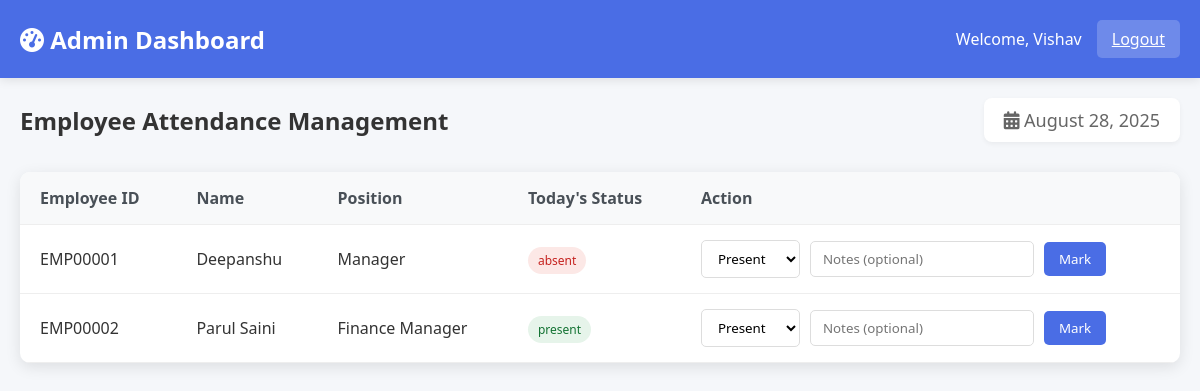
The page /admin_dashboard/ (signed in) on the database its author committed.
### myapp/models.py (models this page shows, shortened)
class Employee(models.Model):
    profile_picture = models.ImageField(upload_to='profile_pics/', blank=True, null=True)
    employee_id=models.CharField(max_length=15,unique=True)
    name = models.CharField(max_length=100)
    email = models.EmailField(unique=True)
    father_name = models.CharField(max_length=100)
    mother_name = models.CharField(max_length=100)
    position = models.CharField(max_length=100)
    qualification=models.CharField(max_length=50)
    experience = models.DecimalField(max_digits=4, decimal_places=1)  # e.g., 5.5 years
    date_of_joining = models.DateField()
    phone = models.CharField(max_length=15)
    other_phone_no = models.CharField(max_length=15,null=True)
    gender = models.CharField(max_length=10, choices=[
        ('male', 'Male'),
        ('female', 'Female'),
        ('other', 'Other')
    ])
    birthday = models.DateField()
    address = models.TextField()
    city = models.CharField(max_length=100)
    state = models.CharField(max_length=100)
    state_code = models.CharField(max_length=10,null=True)
    country = models.CharField(max_length=30, choices=[
    ('India', 'India'),
    ('USA', 'USA'),
    ('UK', 'UK'),
    ('Canada', 'Canada'),
    ('Australia', 'Australia'),
    ('Germany', 'Germany'),
    ('France', 'France'),
    ('Japan', 'Japan'),
    ('China', 'China'),
    ('Other', 'Other')
])
    category = models.CharField(max_length=10, choices=[
        ('Genral', 'General'),
        ('BC(A)', 'BC(A)'),
        ('BC(B)', 'BC(B)'),
        ('SC', 'SC'),
        ('ST', 'ST'),
        ('Others', 'Others')
    ])
    nationality = models.CharField(max_length=20, choices=[
        ('Indian', 'Indian'),
        ('NRI', 'NRI'),
        ('Other', 'Other')
    ])
    religion = models.CharField(max_length=20, choices=[
        ('Hindu', 'Hindu'),
        ('Muslim', 'Muslim'),
        ('Sikh', 'Sikh'),
        ('Christian', 'Christian'),
        ('Jain', 'Jain'),
        ('Buddhist', 'Buddhist'),
        ('Other', 'Other')
    ])
    adhar_no = models.BigIntegerField()
    pan_no = models.CharField(max_length=20)
    martial_status = models.CharField(max_length=15, choices=[
        ('married', 'Married'),
        ('unmarried', 'Unmarried')
    ], default='unmarried')
    username=models.EmailField()
    password=models.CharField(max_length=15,null=True)

class Attendance(models.Model):
    employee = models.ForeignKey(Employee, on_delete=models.CASCADE)
    date = models.DateField(default=timezone.now)
    status = models.CharField(max_length=10, choices=[
        ('present', 'Present'),
        ('absent', 'Absent'),
        ('late', 'Late'),
        ('half_day', 'Half Day')
    ])
    check_in = models.TimeField(null=True, blank=True)
    check_out = models.TimeField(null=True, blank=True)
    notes = models.TextField(blank=True, null=True)
    class Meta:
        unique_together = ['employee', 'date']

### myapp/views.py (the view)
# urls.py: path('admin_dashboard/', views.admin_dashboard, name='admin_dashboard'),
def admin_dashboard(request):
    if 'adminid' not in request.session:
        return redirect('login')
    employees = Employee.objects.all()
    today = date.today()
    today_attendance = {}
    for employee in employees:
        try:
            att = Attendance.objects.get(employee=employee, date=today)
            today_attendance[employee.employee_id] = att.status
        except Attendance.DoesNotExist:
            today_attendance[employee.employee_id] = 'Not Marked'
    employee_data = []
    for employee in employees:
        status = get_attendance_status(today_attendance, employee.employee_id)
        status_class = format_status_class(status)
        employee_data.append({
            'employee': employee,
            'status': status,
            'status_class': status_class
        })
    context = {
        'employee_data': employee_data,
        'today': today
    }
    return render(request, 'admin_dashboard.html', context)

### myapp/views.py (called while the page is built)
def get_attendance_status(attendance_dict, employee_id):
    return attendance_dict.get(employee_id, 'Not Marked')

def format_status_class(status):
    return status.lower().replace(' ', '_')

### template/admin_dashboard.html (shortened to what this page needs)
<!DOCTYPE html>
<html lang="en">
<head>
    <link rel="stylesheet" href="https://cdnjs.cloudflare.com/ajax/libs/font-awesome/6.4.0/css/all.min.css">
</head>
<body>
    <div class="header">
        <h1><i class="fas fa-tachometer-alt"></i> Admin Dashboard</h1>
        <div class="user-info">
            <span>Welcome, {{ request.session.username }}</span>
            <a href="{% url 'logout' %}" class="logout-btn">Logout</a>
        </div>
    </div>
    <div class="container">
        <div class="dashboard-header">
            <h2>Employee Attendance Management</h2>
            <div class="date-display">
                <i class="fas fa-calendar-alt"></i> {{ today|date:"F d, Y" }}
            </div>
        </div>
        <div class="attendance-table">
            <table>
                <thead>
                    <tr>
                        <th>Employee ID</th>
                        <th>Name</th>
                        <th>Position</th>
                        <th>Today's Status</th>
                        <th>Action</th>
                    </tr>
                </thead>
                <tbody>
                    {% for data in employee_data %}
                    <tr>
                        <td>{{ data.employee.employee_id }}</td>
                        <td>{{ data.employee.name }}</td>
                        <td>{{ data.employee.position }}</td>
                        <td>
                            <span class="status-badge status-{{ data.status_class }}">
                                {{ data.status }}
                            </span>
                        </td>
                        <td>
                            <form class="attendance-form" method="POST" action="{% url 'mark_attendance' %}">
                                <select name="status" class="attendance-select" required>
                                    <option value="present">Present</option>
                                </select>
                                <input type="text" name="notes" placeholder="Notes (optional)" class="attendance-select">
                                <button type="submit" class="mark-btn">Mark</button>
                            </form>
                        </td>
                    </tr>
                    {% endfor %}
                </tbody>
            </table>
        </div>
    </div>
</body>
</html>

### template/admin_dashboard.html (style rules this page uses)
* { margin: 0; padding: 0; box-sizing: border-box; font-family: 'Segoe UI', Tahoma, Geneva, Verdana, sans-serif; }
body { background-color: #f5f7fa; color: #333; }
.header { background: #4a6de5; color: white; padding: 20px; display: flex; justify-content: space-between; align-items: center; box-shadow: 0 2px 10px rgba(0, 0, 0, 0.1); }
.header h1 { font-size: 24px; font-weight: 600; }
.user-info { display: flex; align-items: center; gap: 15px; }
.logout-btn { background: rgba(255, 255, 255, 0.2); color: white; border: none; padding: 8px 15px; border-radius: 5px; cursor: pointer; transition: background 0.3s; }
.container { max-width: 1200px; margin: 20px auto; padding: 0 20px; }
.dashboard-header { display: flex; justify-content: space-between; align-items: center; margin-bottom: 30px; }
.date-display { font-size: 18px; color: #666; background: white; padding: 10px 20px; border-radius: 8px; box-shadow: 0 2px 5px rgba(0, 0, 0, 0.05); }
.attendance-table { background: white; border-radius: 10px; overflow: hidden; box-shadow: 0 4px 15px rgba(0, 0, 0, 0.1); margin-bottom: 30px; }
table { width: 100%; border-collapse: collapse; }
th, td { padding: 15px 20px; text-align: left; border-bottom: 1px solid #eee; }
th { background: #f8f9fa; font-weight: 600; color: #495057; }
.status-badge { padding: 5px 10px; border-radius: 20px; font-size: 12px; font-weight: 500; }
.status-present { background: #e6f4ea; color: #137333; }
.status-absent { background: #fce8e6; color: #c5221f; }
.attendance-form { display: flex; gap: 10px; align-items: center; }
.attendance-select { padding: 8px 12px; border: 1px solid #ddd; border-radius: 5px; background: white; }
.mark-btn { background: #4a6de5; color: white; border: none; padding: 8px 15px; border-radius: 5px; cursor: pointer; transition: background 0.3s; }

### rows shown on the page
Employee: employee.employee_id "EMP00001", employee.name "Deepanshu", employee.position "Manager", status "absent"
Employee: employee.employee_id "EMP00002", employee.name "Parul Saini", employee.position "Finance Manager", status "present"

### other values the page prints
{{ request.session.username }} "Vishav"
